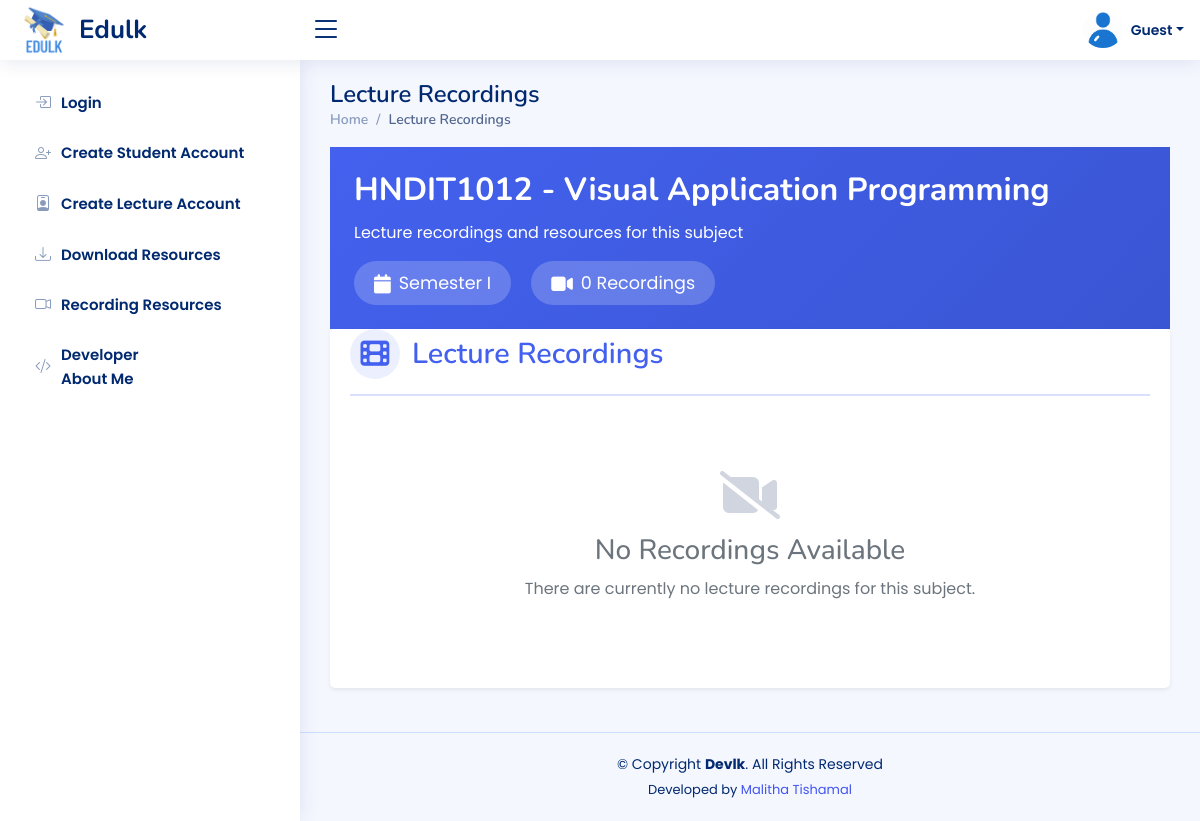
/subject-recordings-guest.php?subject=1, run on the app's committed database.
### tables this page shows
CREATE TABLE `subjects` (
  `id` int(11) NOT NULL,
  `semester` varchar(50) DEFAULT NULL,
  `code` varchar(20) DEFAULT NULL,
  `name` varchar(255) DEFAULT NULL,
  `description` varchar(255) DEFAULT NULL
);

### subject-recordings-guest.php (the view, shortened to what this page needs)
<?php
require_once 'includes/db-conn.php';
$subject_id = isset($_GET['subject']) ? intval($_GET['subject']) : 0;
$subjectStmt = $conn->prepare("SELECT id, code, name, semester FROM subjects WHERE id = ?");
$subjectStmt->bind_param("i", $subject_id);
$subjectStmt->execute();
$subjectResult = $subjectStmt->get_result();
$subject = $subjectResult->fetch_assoc();
$recordings = [];
?>
<!DOCTYPE html>
<html lang="en">
<head>
    <link href="https://cdnjs.cloudflare.com/ajax/libs/font-awesome/6.4.0/css/all.min.css" rel="stylesheet">
    <?php include_once("includes/css-links-inc.php"); ?>
</head>
<body>
    <?php include_once("includes/guest-header.php") ?>
    <?php include_once("includes/guest-sidebar.php") ?>
   <main id="main" class="main">
        <div class="pagetitle">
            <h1>Lecture Recordings</h1>
            <nav>
                <ol class="breadcrumb">
                    <li class="breadcrumb-item"><a href="index.php">Home</a></li>
                    <li class="breadcrumb-item active">Lecture Recordings</li>
                </ol>
            </nav>
        </div>
        <div class="subject-header">
        <div class="recordings p-4">
            <h2 class="subject-title"><?= htmlspecialchars($subject['code'] . " - " . $subject['name']) ?></h2>
            <p>Lecture recordings and resources for this subject</p>
            <div class="subject-meta">
                <div class="subject-meta-item">
                    <i class="fa-solid fa-calendar"></i>
                    <?= htmlspecialchars($subject['semester']) ?>
                </div>
                <div class="subject-meta-item">
                    <i class="fa-solid fa-video"></i>
                    <?= count($recordings) ?> Recording<?= count($recordings) !== 1 ? 's' : '' ?>
                </div>
            </div>
        </div>
    </div>
        <div class="card mb-4 shadow-sm">
            <div class="card-body">
            <h2 class="section-title">
                <i class="fa-solid fa-film"></i>
                Lecture Recordings
            </h2>
            <?php if (!empty($recordings)): ?>
                <div class="recording-grid">
                    <?php foreach ($recordings as $rec): ?>
                        <div class="recording-card">
                            <div class="video-container">
                                <?php if (!empty($rec['thumbnail_path'])): ?>
                                    <img src="<?= htmlspecialchars($rec['thumbnail_path']) ?>" class="video-thumb" alt="Video thumbnail">
                                <?php else: ?>
                                    <div style="display: flex; align-items: center; justify-content: center; height: 100%;">
                                        <i class="fa-solid fa-video" style="font-size: 3rem; color: var(--primary);"></i>
                                    </div>
                                <?php endif; ?>
                                <div class="play-overlay">
                                    <div class="play-icon" onclick="openVideoModal('<?= htmlspecialchars($rec['video_path']) ?>', <?= $rec['id'] ?>)">
                                        <i class="fa-solid fa-play"></i>
                                    </div>
                                </div>
                            </div>
                            <div class="recording-info">
                                <h3 class="recording-title">
                                    <i class="fa-solid fa-video"></i>
                                    <?= htmlspecialchars($rec['title'] ?? 'Lecture Recording') ?>
                                </h3>
                                <div class="recording-meta">
                                    <div>
                                        <i class="fa-solid fa-clapperboard"></i>
                                        <strong>Recording Type:</strong> <?= htmlspecialchars($rec['lecture_type']) ?>
                                    </div>
                                    <div>
                                        <i class="fa-solid fa-lock"></i>
                                        <strong>Limitation:</strong> <?= htmlspecialchars($rec['access_level']) ?>
                                    </div>
                                </div>
                                <div class="recording-meta">
                                    <div>
                                        <i class="fa-solid fa-user-tie"></i>
                                        <?= htmlspecialchars($rec['uploader_name']) ?> (<?= htmlspecialchars($rec['role']) ?>)
                                    </div>
                                    <div>
                                        <i class="fa-solid fa-calendar-day"></i>
                                        <?= date("M d, Y", strtotime($rec['release_time'])) ?>
                                    </div>
                                </div>
                                <div class="recording-meta">
                                    <div>
                                        <i class="fa-solid fa-download"></i>
                                        <strong>Downloads:</strong> <?= htmlspecialchars($rec['download_count']) ?>
                                    </div>
                                    <div>
                                        <i class="fa-solid fa-play"></i>
                                        <strong>Views:</strong> <?= htmlspecialchars($rec['play_count']) ?>
                                    </div>
                                </div>
                               <div>
    <i class="fa-solid fa-play"></i>
    <strong>Your Play Count Access Remaining:</strong>
    <span class="remaining-plays" data-recording="<?= $rec['id'] ?>">
        <?= $rec['plays_left'] ?>
    </span>
</div>
                                <?php if (!empty($rec['description'])): ?>
                                    <p class="recording-description">
                                        <i class="fa-solid fa-align-left"></i>
                                        <?= htmlspecialchars($rec['description']) ?>
                                    </p>
                                <?php endif; ?>
                            </div>
                                <div class="resource-section">
                                    <h4 class="resource-title">
                                        <i class="fa-solid fa-file-lines"></i>
                                        Resources
                                    </h4>
                                    <div class="resource-list">
                                        <?php
                                        $resources = [];
                                        $resourceStmt = $conn->prepare("SELECT * FROM recording_resources WHERE recording_id = ? AND status = 'active'");
                                        $resourceStmt->bind_param("i", $rec['id']);
                                        $resourceStmt->execute();
                                        $resourceResult = $resourceStmt->get_result();
                                        while ($res = $resourceResult->fetch_assoc()) {
                                            $resources[] = $res;
                                        }
                                        $resourceStmt->close();
                                        ?>
                                        <?php if (!empty($resources)): ?>
                                            <?php foreach ($resources as $res): ?>
                                                <div class="resource-item">
                                                    <div class="resource-icon">
                                                        <?php if ($res['type'] === 'file'): ?>
                                                            <i class="fa-solid fa-file"></i>
                                                        <?php else: ?>
                                                            <i class="fa-solid fa-link"></i>
                                                        <?php endif; ?>
                                                    </div>
                                                    <div class="resource-details">
                                                        <div class="resource-name"><?= htmlspecialchars($res['title']) ?></div>
                                                        <div class="resource-type">
                                                            <?= $res['type'] === 'file' ? 'Document' : 'Web Link' ?>
                                                        </div>
                                                    </div>
                                                    <a href="<?= $res['type'] === 'file' ? htmlspecialchars($res['file_path']) : htmlspecialchars($res['link_url']) ?>"
                                                       class="resource-action"
                                                       target="_blank"
                                                       <?= $res['type'] === 'file' ? 'download' : '' ?>>
                                                        <i class="fa-solid fa-<?= $res['type'] === 'file' ? 'download' : 'external-link-alt' ?>"></i>
                                                    </a>
                                                </div>
                                            <?php endforeach; ?>
                                        <?php else: ?>
                                            <div class="resource-item">
                                                <div class="resource-icon">
                                                    <i class="fa-solid fa-info-circle"></i>
                                                </div>
                                                <div class="resource-details">
                                                    <div class="resource-name">No resources available</div>
                                                </div>
                                            </div>
                                        <?php endif; ?>
                                    </div>
                                </div>
                            </div>
                        </div>
                    <?php endforeach; ?>
                </div>
            <?php else: ?>
                <div class="no-recordings">
                    <i class="fa-solid fa-video-slash"></i>
                    <h3>No Recordings Available</h3>
                    <p>There are currently no lecture recordings for this subject.</p>
                </div>
            <?php endif; ?>
        </div>
    </main>
    <?php include_once("includes/footer.php"); ?>
</body>
</html>

### assets/css/style.css (style rules this page uses)
:root { scroll-behavior: smooth; }
body { font-family: "Open Sans", sans-serif; background: #f6f9ff; color: #444444; }
a { color: #4154f1; text-decoration: none; }
h1, h2, h3, h4, h5, h6 { font-family: "Nunito", sans-serif; }
#main { margin-top: 60px; padding: 20px 30px; transition: all 0.3s; }
.pagetitle { margin-bottom: 10px; }
.pagetitle h1 { font-size: 24px; margin-bottom: 0; font-weight: 600; color: #012970; }
.card { margin-bottom: 30px; border: none; border-radius: 5px; box-shadow: 0px 0 30px rgba(1, 41, 112, 0.1); }
.card-body { padding: 0 20px 20px 20px; }
.breadcrumb { font-size: 14px; font-family: "Nunito", sans-serif; color: #899bbd; font-weight: 600; }
.breadcrumb a { color: #899bbd; transition: 0.3s; }
.breadcrumb .breadcrumb-item::before { color: #899bbd; }
.breadcrumb .active { color: #51678f; font-weight: 600; }
@media (min-width: 1200px) { #main, #footer { margin-left: 300px; } }

### subject-recordings-guest.php (style rules this page uses)
:root { --primary: #4361ee; --primary-dark: #3a56d4; --secondary: #6c757d; --light: #f8f9fa; --dark: #343a40; --success: #28a745; --card-shadow: 0 12px 30px rgba(0,0,0,0.08); --border-radius: 12px; --transition: all 0.3s ease; }
* { margin: 0; padding: 0; box-sizing: border-box; }
body { background: #f5f7ff; font-family: 'Poppins', sans-serif; color: #333; line-height: 1.6; }
.subject-header { background: linear-gradient(135deg, #4361ee 0%, #3a56d4 100%); color: white; }
.subject-title { font-size: 2rem; font-weight: 700; margin-bottom: 10px; }
.subject-meta { display: flex; gap: 20px; font-size: 1.1rem; margin-top: 15px; }
.subject-meta-item { display: flex; align-items: center; gap: 8px; background: rgba(255, 255, 255, 0.2); padding: 8px 20px; border-radius: 30px; }
.subject-meta-item i { font-size: 1.2rem; }
.section-title { font-size: 1.8rem; font-weight: 600; color: var(--primary); margin-bottom: 25px; padding-bottom: 15px; border-bottom: 2px solid rgba(67, 97, 238, 0.2); display: flex; align-items: center; gap: 12px; }
.section-title i { background: rgba(67, 97, 238, 0.1); width: 50px; height: 50px; border-radius: 50%; display: flex; align-items: center; justify-content: center; }
.no-recordings { text-align: center; padding: 50px; color: var(--secondary); }
.no-recordings i { font-size: 3rem; margin-bottom: 15px; color: #d1d5e0; }

### data on the page
subjects: code+name "HNDIT1012 - Visual Application Programming", semester "Semester I"

### other printed values
count($recordings) "0"
